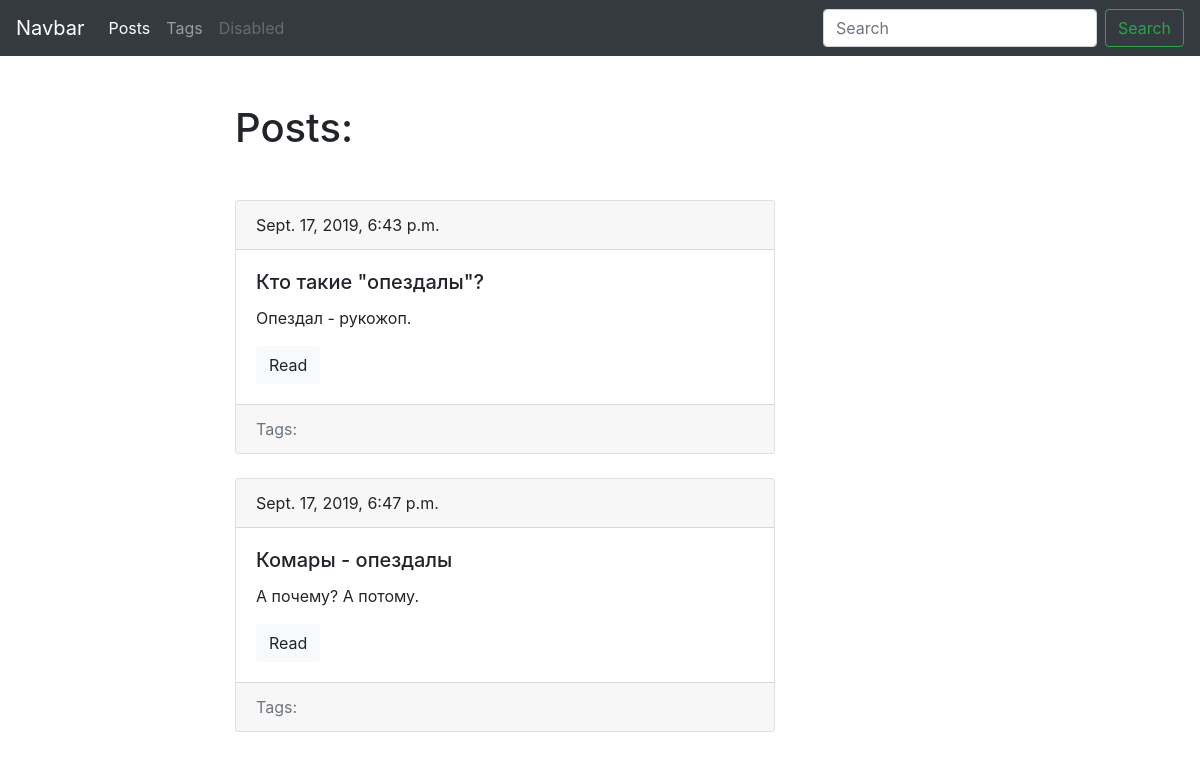
Page /blog/ on the earlier database version.
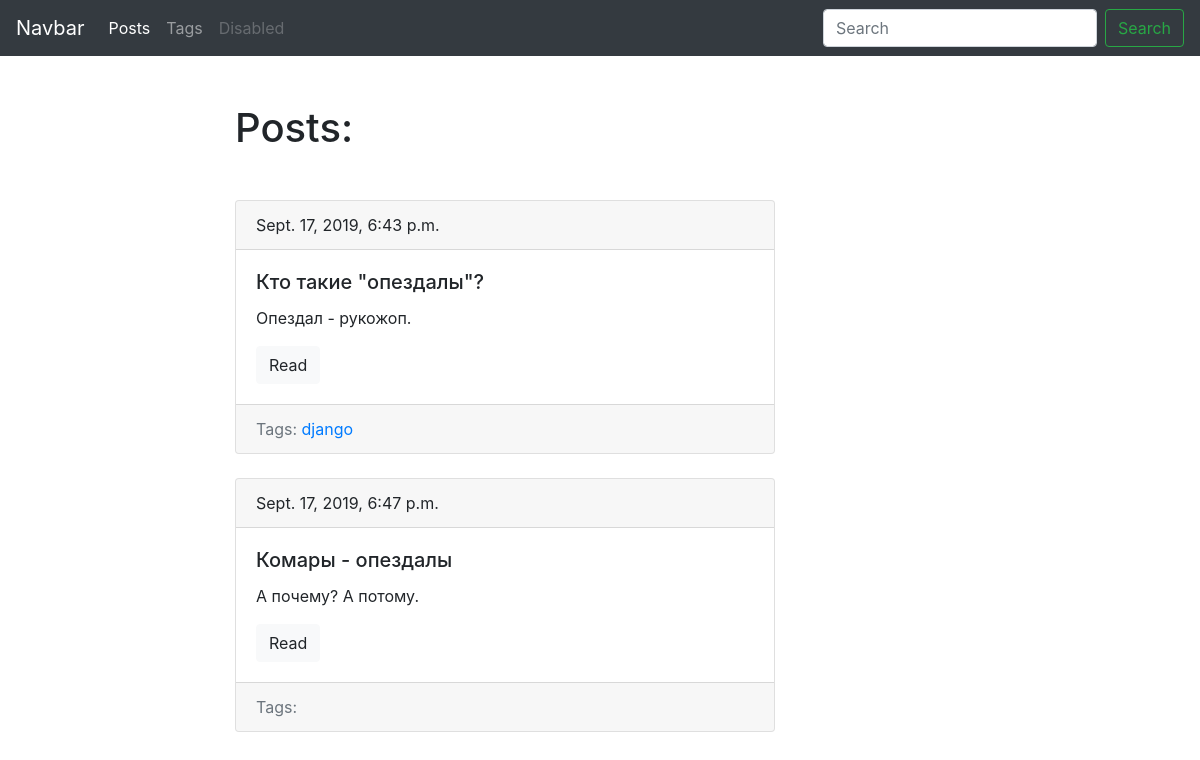
Same page on the later database version.
### blog/models.py (models this page shows, shortened)
class Post(models.Model):
    title = models.CharField(max_length=150, db_index=True)
    slug = models.SlugField(max_length=150, unique=True)
    tags = models.ManyToManyField('Tag', blank=True, related_name='posts')
    body = models.TextField(blank=True, db_index=True)
    date_pub = models.DateTimeField(auto_now_add=True)
    def get_absolute_url(self):
        return reverse('post_detail_url', kwargs={'slug' : self.slug})

class Tag(models.Model):
    title = models.CharField(max_length=50)
    slug = models.SlugField(max_length=50, unique=True)
    def get_absolute_url(self):
        return reverse('tag_detail_url', kwargs={'slug' : self.slug})

### blog/views.py (the view)
# urls.py: path('', posts_list, name='posts_list_url'),
def posts_list(request):
    posts = Post.objects.all()
    return render(request, 'blog/index.html', context={'posts' : posts})

### blog/templates/blog/index.html (shortened to what this page needs)
{% extends 'blog/base_blog.html' %}
    {% block content %}
    <h1 class="mb-5">Posts:</h1>
      {% for post in posts %}
        {% include 'blog/includes/post_card_template.html' %}
      {% endfor %}
    {% endblock %}

### blog/templates/blog/includes/post_card_template.html
<div class="card mb-4">
  <div class="card-header">
    {{ post.date_pub }}
  </div>
  <div class="card-body">
    <h5 class="card-title">{{ post.title }}</h5>
    <p class="card-text">{{ post.body|truncatewords:15 }}</p>
    <a href="{{ post.get_absolute_url }}" class="btn btn-light">Read</a>
  </div>
  <div class="card-footer text-muted">
      Tags:
      {% for tag in post.tags.all %}
        <a href="{{ tag.get_absolute_url }}">{{ tag.title }}</a>
      {% endfor %}
  </div>
</div>

Differences in the rows shown:
added Tag: title "django", shown under Post "Кто такие \"опездалы\"?"
